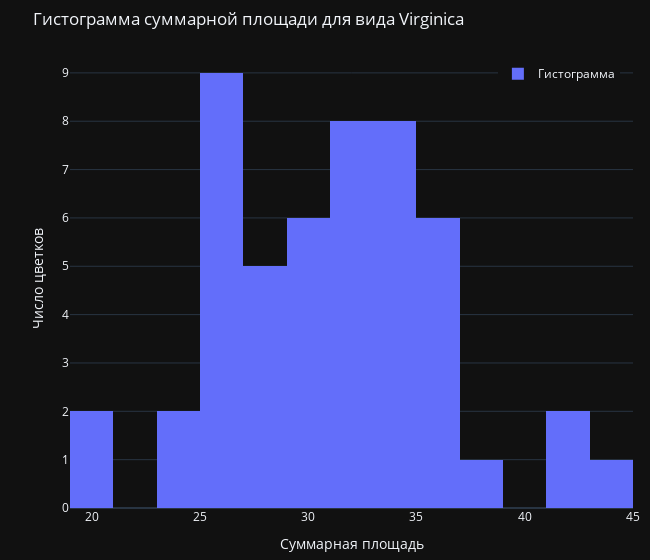

The cell this chart's notebook holds for it:
### Markdown cell above
##### Гистограмма суммарной площади

### Code cell
fig = px.histogram(virginica_data, x='Sum.Square', nbins=15,
                   labels={
                       'Sum.Square': 'Суммарная площадь',
                       'count': 'Число цветков'
                   },
                   title='Гистограмма суммарной площади для вида Virginica',
                   template=theme,
                   width=650)
fig.update_traces(name='Гистограмма', showlegend=True)
fig.update_layout(xaxis_title='Суммарная площадь', 
                  yaxis_title='Число цветков',
                  legend=dict(x=.76, y=.98), 
                  margin=dict(l=70, r=10, b=10, t=50)) 
fig.show()

### Figure 1 — Plotly figure (JSON) as saved in the notebook; plotly's stock layout.template omitted (floating-point values rounded to 4 significant figures)
{"data": [{"alignmentgroup": "True", "bingroup": "x", "hovertemplate": "Суммарная площадь=%{x}<br>count=%{y}<extra></extra>", "legendgroup": "", "marker": {"color": "#636efa", "pattern": {"shape": ""}}, "name": "Гистограмма", "nbinsx": 15, "offsetgroup": "", "orientation": "v", "showlegend": true, "type": "histogram", "x": [35.79, 25.35, 33.69, 28.35, 32.26, 36.66, 19.9, 32.51, 27.19, 41.17, 31, 27.35, 31.95, 24.25, 28.48, 32.67, 29.4, 44, 35.89, 20.7, 35.19, 25.48, 34.96, 25.83, 34.08, 33.84, 26, 27.12, 29.68, 30.88, 32.31, 42.82, 30.24, 25.29, 23.7, 37.13, 34.86, 29.74, 26.64, 32.73, 34.21, 33.12, 25.35, 35.33, 36.36, 32.06, 25.25, 29.9, 33.5, 26.88], "xaxis": "x", "yaxis": "y"}], "layout": {"barmode": "relative", "legend": {"tracegroupgap": 0, "x": 0.76, "y": 0.98}, "margin": {"b": 10, "l": 70, "r": 10, "t": 50}, "title": {"text": "Гистограмма суммарной площади для вида Virginica"}, "width": 650, "xaxis": {"anchor": "y", "domain": [0, 1], "title": {"text": "Суммарная площадь"}}, "yaxis": {"anchor": "x", "domain": [0, 1], "title": {"text": "Число цветков"}}}}
